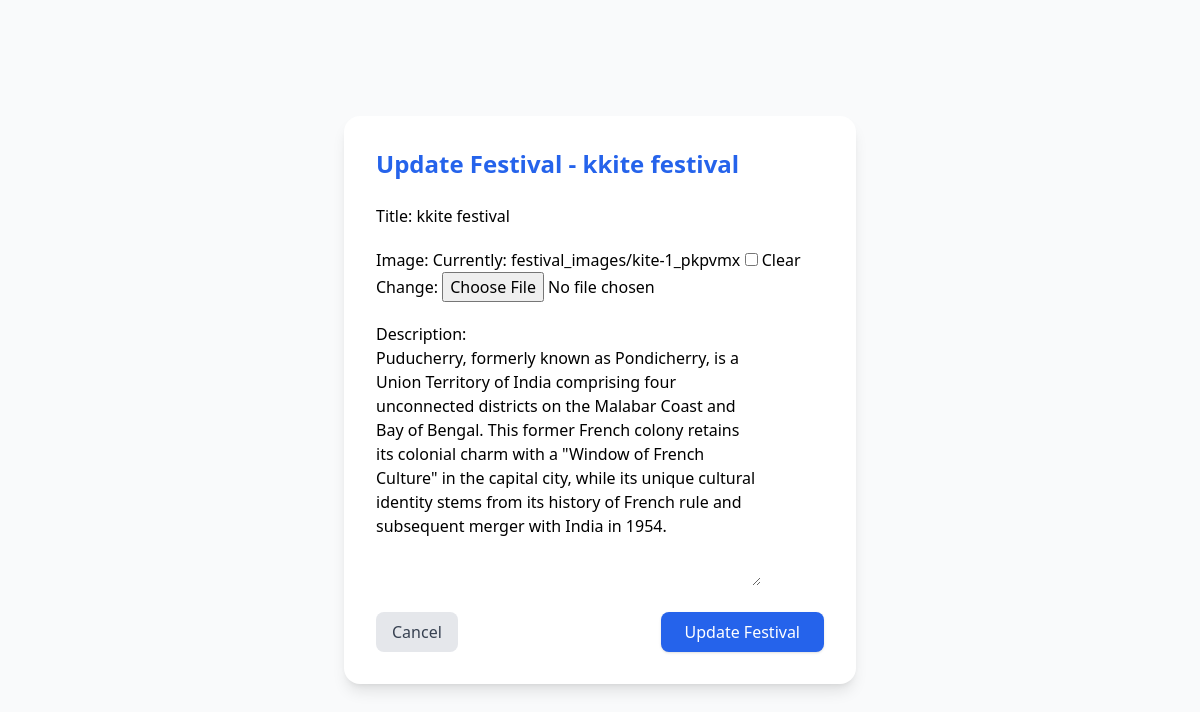
Before: /festival/2/update/ with the older database file.
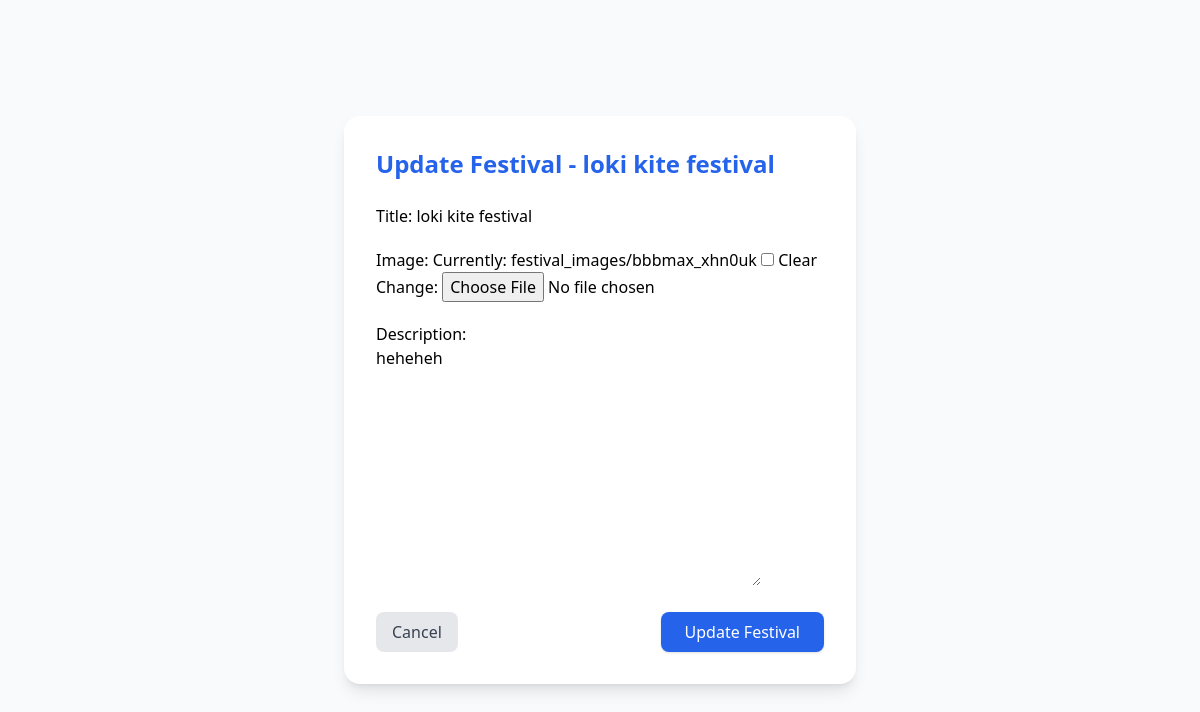
After: the same page with the newer database file.
### app1/models.py (models this page shows, shortened)
class StateFestival(models.Model):
    state = models.ForeignKey(State_details, on_delete=models.CASCADE, related_name="festivals")
    image = models.ImageField(upload_to='festival_images/', storage=MediaCloudinaryStorage(), blank=True, null=True)
    title = models.CharField(max_length=100)
    description = models.TextField(blank=True, null=True)

### app1/views.py (the view)
# urls.py: path('festival/<int:pk>/update/', views.update_festival, name='update_festival'),
def update_festival(request, pk):
    festival = get_object_or_404(StateFestival, pk=pk)
    state = festival.state
    if request.method == "POST":
        form = StateFestivalForm(request.POST, request.FILES, instance=festival)
        if form.is_valid():
            form.save()
            return redirect('state_details', slug=state.slug)
    else:
        form = StateFestivalForm(instance=festival)
    return render(request, "app1/update_festival.html", {"form": form, "state": state, "festival": festival})

### app1/forms.py
class StateFestivalForm(forms.ModelForm):
    class Meta:
        model = StateFestival
        fields = ['state', 'title', 'image', 'description']
        widgets = {
            'state': forms.HiddenInput()
        }

### app1/templates/app1/update_festival.html (shortened to what this page needs)
<!DOCTYPE html>
<html lang="en">
<head>
  <script src="https://cdn.tailwindcss.com"></script>
</head>
<body class="bg-gray-50 min-h-screen flex items-center justify-center">
  <div class="bg-white shadow-lg rounded-2xl w-full max-w-lg p-8">
    <h1 class="text-2xl font-bold text-blue-600 mb-6">Update Festival - {{ festival.title }}</h1>
    <form method="POST" enctype="multipart/form-data" class="space-y-5">
      {{ form.as_p }}
      <div class="flex justify-between items-center mt-6">
        <a href="{% url 'state_details' state.slug %}"
           class="px-4 py-2 bg-gray-200 text-gray-700 rounded-lg hover:bg-gray-300">
          Cancel
        </a>
        <button type="submit"
                class="px-6 py-2 bg-blue-600 text-white rounded-lg shadow hover:bg-blue-700 transition">
          Update Festival
        </button>
      </div>
    </form>
  </div>
</body>
</html>

Changed rows visible on the page:
changed StateFestival: title "kkite festival" → "loki kite festival"; description "Puducherry, formerly known as Pondicherry, is a Union Territory of India comprising four unconnected districts on the Malabar Coast and Bay of Bengal. This former French colony retains its colonial charm with a \"Window of French Culture\" in the capital city, while its unique cultural identity stems from its history of French rule and subsequent merger with India in 1954." → "heheheh"
Other visible differences:
text no longer shown: "Title: Image: Currently: festival_images/kite-1_pkpvmx Clear Change: Description:"
text now shown: "Title: Image: Currently: festival_images/bbbmax_xhn0uk Clear Change: Description:"
